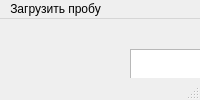
<?xml version="1.0" encoding="UTF-8"?>
<ui version="4.0">
 <class>MainWindow</class>
 <widget class="QMainWindow" name="MainWindow">
  <property name="windowModality">
   <enum>Qt::ApplicationModal</enum>
  </property>
  <property name="windowTitle">
   <string>Обработка стабилометрических измерений</string>
  </property>
  <widget class="QWidget" name="centralwidget">
   <widget class="QRadioButton" name="radioButton">
    <property name="geometry">
     <rect>
      <x>950</x>
      <y>310</y>
      <width>95</width>
      <height>20</height>
     </rect>
    </property>
    <property name="text">
     <string>Ox</string>
    </property>
   </widget>
   <widget class="QRadioButton" name="radioButton_2">
    <property name="geometry">
     <rect>
      <x>950</x>
      <y>350</y>
      <width>95</width>
      <height>20</height>
     </rect>
    </property>
    <property name="text">
     <string>Oy</string>
    </property>
   </widget>
   <widget class="QRadioButton" name="radioButton_3">
    <property name="geometry">
     <rect>
      <x>950</x>
      <y>390</y>
      <width>95</width>
      <height>20</height>
     </rect>
    </property>
    <property name="text">
     <string>Oz</string>
    </property>
   </widget>
   <widget class="QRadioButton" name="radioButton_4">
    <property name="geometry">
     <rect>
      <x>950</x>
      <y>430</y>
      <width>95</width>
      <height>20</height>
     </rect>
    </property>
    <property name="text">
     <string>Px</string>
    </property>
   </widget>
   <widget class="QRadioButton" name="radioButton_5">
    <property name="geometry">
     <rect>
      <x>950</x>
      <y>470</y>
      <width>95</width>
      <height>20</height>
     </rect>
    </property>
    <property name="text">
     <string>Py</string>
    </property>
   </widget>
   <widget class="QRadioButton" name="radioButton_6">
    <property name="geometry">
     <rect>
      <x>950</x>
      <y>510</y>
      <width>95</width>
      <height>20</height>
     </rect>
    </property>
    <property name="text">
     <string>Pz</string>
    </property>
   </widget>
   <widget class="QGraphicsView" name="graphicsView">
    <property name="geometry">
     <rect>
      <x>450</x>
      <y>30</y>
      <width>256</width>
      <height>192</height>
     </rect>
    </property>
   </widget>
   <widget class="QGraphicsView" name="graphicsView_2">
    <property name="geometry">
     <rect>
      <x>130</x>
      <y>30</y>
      <width>256</width>
      <height>192</height>
     </rect>
    </property>
   </widget>
   <widget class="QGraphicsView" name="graphicsView_3">
    <property name="geometry">
     <rect>
      <x>770</x>
      <y>30</y>
      <width>256</width>
      <height>192</height>
     </rect>
    </property>
   </widget>
   <widget class="QGraphicsView" name="graphicsView_4">
    <property name="geometry">
     <rect>
      <x>280</x>
      <y>270</y>
      <width>256</width>
      <height>192</height>
     </rect>
    </property>
   </widget>
   <widget class="QGraphicsView" name="graphicsView_5">
    <property name="geometry">
     <rect>
      <x>590</x>
      <y>270</y>
      <width>256</width>
      <height>192</height>
     </rect>
    </property>
   </widget>
   <widget class="QGraphicsView" name="graphicsView_6">
    <property name="geometry">
     <rect>
      <x>280</x>
      <y>500</y>
      <width>256</width>
      <height>192</height>
     </rect>
    </property>
   </widget>
   <widget class="QGraphicsView" name="graphicsView_7">
    <property name="geometry">
     <rect>
      <x>590</x>
      <y>500</y>
      <width>256</width>
      <height>192</height>
     </rect>
    </property>
   </widget>
   <widget class="QLabel" name="label">
    <property name="geometry">
     <rect>
      <x>890</x>
      <y>270</y>
      <width>161</width>
      <height>20</height>
     </rect>
    </property>
    <property name="text">
     <string>Выбор источника  сигнала</string>
    </property>
   </widget>
   <widget class="QLabel" name="label_2">
    <property name="geometry">
     <rect>
      <x>550</x>
      <y>230</y>
      <width>55</width>
      <height>16</height>
     </rect>
    </property>
    <property name="text">
     <string>Спинка</string>
    </property>
   </widget>
   <widget class="QLabel" name="label_3">
    <property name="geometry">
     <rect>
      <x>190</x>
      <y>230</y>
      <width>131</width>
      <height>16</height>
     </rect>
    </property>
    <property name="text">
     <string>Правый подлокотник</string>
    </property>
   </widget>
   <widget class="QLabel" name="label_4">
    <property name="geometry">
     <rect>
      <x>840</x>
      <y>230</y>
      <width>131</width>
      <height>16</height>
     </rect>
    </property>
    <property name="text">
     <string>Левый подлокотник</string>
    </property>
   </widget>
   <widget class="QLabel" name="label_5">
    <property name="geometry">
     <rect>
      <x>350</x>
      <y>470</y>
      <width>131</width>
      <height>16</height>
     </rect>
    </property>
    <property name="text">
     <string>Правое сиденье</string>
    </property>
   </widget>
   <widget class="QLabel" name="label_6">
    <property name="geometry">
     <rect>
      <x>670</x>
      <y>470</y>
      <width>131</width>
      <height>16</height>
     </rect>
    </property>
    <property name="text">
     <string>Левое сиденье</string>
    </property>
   </widget>
   <widget class="QLabel" name="label_7">
    <property name="geometry">
     <rect>
      <x>360</x>
      <y>700</y>
      <width>131</width>
      <height>16</height>
     </rect>
    </property>
    <property name="text">
     <string>Правая ступня</string>
    </property>
   </widget>
   <widget class="QLabel" name="label_8">
    <property name="geometry">
     <rect>
      <x>680</x>
      <y>700</y>
      <width>131</width>
      <height>16</height>
     </rect>
    </property>
    <property name="text">
     <string>Левая ступня</string>
    </property>
   </widget>
   <widget class="QCheckBox" name="checkBox">
    <property name="geometry">
     <rect>
      <x>80</x>
      <y>450</y>
      <width>81</width>
      <height>20</height>
     </rect>
    </property>
    <property name="text">
     <string>Проба 1</string>
    </property>
   </widget>
   <widget class="QCheckBox" name="checkBox_2">
    <property name="geometry">
     <rect>
      <x>80</x>
      <y>490</y>
      <width>81</width>
      <height>20</height>
     </rect>
    </property>
    <property name="text">
     <string>Проба 2</string>
    </property>
   </widget>
   <widget class="QLabel" name="label_9">
    <property name="geometry">
     <rect>
      <x>80</x>
      <y>420</y>
      <width>81</width>
      <height>16</height>
     </rect>
    </property>
    <property name="text">
     <string>Выбор пробы</string>
    </property>
   </widget>
   <widget class="QRadioButton" name="radioButton_7">
    <property name="geometry">
     <rect>
      <x>950</x>
      <y>630</y>
      <width>95</width>
      <height>20</height>
     </rect>
    </property>
    <property name="text">
     <string>Вейвлет</string>
    </property>
   </widget>
   <widget class="QRadioButton" name="radioButton_8">
    <property name="geometry">
     <rect>
      <x>950</x>
      <y>590</y>
      <width>95</width>
      <height>20</height>
     </rect>
    </property>
    <property name="text">
     <string>Фурье</string>
    </property>
   </widget>
   <widget class="QLabel" name="label_10">
    <property name="geometry">
     <rect>
      <x>890</x>
      <y>550</y>
      <width>161</width>
      <height>20</height>
     </rect>
    </property>
    <property name="text">
     <string>Выбор метода обработки</string>
    </property>
   </widget>
  </widget>
  <widget class="QStatusBar" name="statusbar">
   <property name="sizeGripEnabled">
    <bool>true</bool>
   </property>
  </widget>
  <widget class="QMenuBar" name="menubar">
   <property name="geometry">
    <rect>
     <x>0</x>
     <y>0</y>
     <width>1125</width>
     <height>26</height>
    </rect>
   </property>
   <property name="sizePolicy">
    <sizepolicy hsizetype="Maximum" vsizetype="Maximum">
     <horstretch>0</horstretch>
     <verstretch>0</verstretch>
    </sizepolicy>
   </property>
   <property name="nativeMenuBar">
    <bool>true</bool>
   </property>
   <widget class="QMenu" name="menu">
    <property name="title">
     <string>Загрузить пробу</string>
    </property>
   </widget>
   <addaction name="menu"/>
  </widget>
 </widget>
 <resources/>
 <connections/>
</ui>
